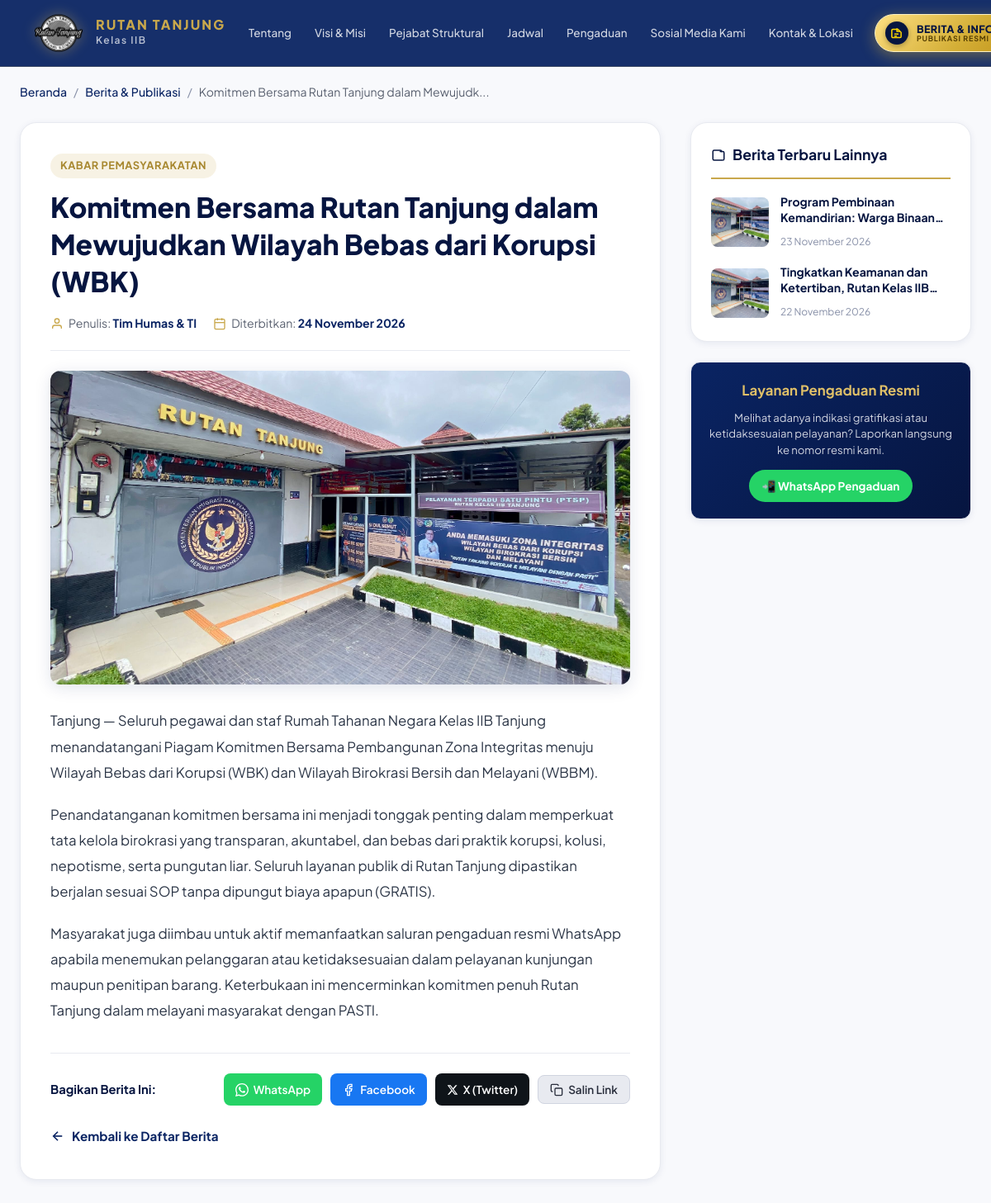
The app's page /detail-berita.php?slug=komitmen-bersama-rutan-tanjung-dalam-mewujudkan-wilayah-bebas-dari-korupsi-wbk with its own data.
### tables this page shows
CREATE TABLE IF NOT EXISTS `berita` (
  `id` INT AUTO_INCREMENT PRIMARY KEY,
  `judul` VARCHAR(255) NOT NULL,
  `slug` VARCHAR(255) NOT NULL,
  `isi` TEXT NOT NULL,
  `gambar` VARCHAR(255) DEFAULT NULL,
  `penulis` VARCHAR(100) NOT NULL,
  `tanggal_dibuat` DATETIME DEFAULT CURRENT_TIMESTAMP
);

### koneksi.php (called while the page is built, shortened)
<?php
if (!function_exists('format_tanggal_indo')) {
    function format_tanggal_indo($datetime) {
        $timestamp = strtotime($datetime);
        $bulan = [
            1 => 'Januari', 'Februari', 'Maret', 'April', 'Mei', 'Juni',
            'Juli', 'Agustus', 'September', 'Oktober', 'November', 'Desember'
        ];
        $tgl = date('d', $timestamp);
        $bln = $bulan[(int)date('m', $timestamp)];
        $thn = date('Y', $timestamp);
        return "$tgl $bln $thn";
    }
}
?>

### detail-berita.php (the view, shortened to what this page needs)
<?php
require_once __DIR__ . '/koneksi.php';
$slug = trim($_GET['slug'] ?? '');
$berita = null;
if (!empty($slug)) {
    $stmt = $conn->prepare("SELECT * FROM berita WHERE slug = ? LIMIT 1");
    $stmt->bind_param("s", $slug);
    $stmt->execute();
    $res = $stmt->get_result();
    if ($res->num_rows > 0) {
        $berita = $res->fetch_assoc();
    }
}
$berita_lainnya = [];
if ($berita) {
    $stmt_lain = $conn->prepare("SELECT id, judul, slug, gambar, tanggal_dibuat, penulis FROM berita WHERE id != ? ORDER BY tanggal_dibuat DESC LIMIT 4");
    $stmt_lain->bind_param("i", $berita['id']);
    $stmt_lain->execute();
    $res_lain = $stmt_lain->get_result();
    while ($r = $res_lain->fetch_assoc()) {
        $berita_lainnya[] = $r;
    }
}
$current_protocol = (!empty($_SERVER['HTTPS']) && $_SERVER['HTTPS'] !== 'off') ? "https://" : "http://";
$current_url = $current_protocol . $_SERVER['HTTP_HOST'] . $_SERVER['REQUEST_URI'];
?>
<!DOCTYPE html>
<html lang="id">
<head>
  <link rel="stylesheet" href="style.css?v=<?= filemtime(__DIR__ . '/style.css') ?>" />
</head>
<body>
  <header class="navbar" id="navbar">
    <div class="container navbar-inner">
      <a href="index.php#hero" class="logo-wrap">
        <div class="logo-emblem">
          <img src="banner/LOGO RUTAN png.png" alt="Logo Rutan Tanjung" width="62" height="62" style="object-fit: contain; display: block;" />
        </div>
        <div class="logo-text">
          <span class="logo-title">RUTAN TANJUNG</span>
          <span class="logo-sub">Kelas IIB</span>
        </div>
      </a>
      <nav class="nav-links" id="navLinks">
        <a href="index.php#tentang" class="nav-link">Tentang</a>
        <a href="index.php#visi-misi" class="nav-link">Visi &amp; Misi</a>
        <a href="index.php#pejabat" class="nav-link">Pejabat Struktural</a>
        <a href="index.php#jadwal" class="nav-link">Jadwal</a>
        <a href="index.php#pengaduan" class="nav-link">Pengaduan</a>
        <a href="index.php#sosmed" class="nav-link">Sosial Media Kami</a>
        <a href="index.php#kontak" class="nav-link">Kontak &amp; Lokasi</a>
        <a href="berita.php" class="btn-nav-berita-cta" title="Buka Halaman Berita &amp; Publikasi">
          <div class="nav-berita-icon-box">
            <svg width="15" height="15" viewBox="0 0 24 24" fill="none" stroke="currentColor" stroke-width="2.4">
              <path d="M19 20H5a2 2 0 0 1-2-2V6a2 2 0 0 1 2-2h10l6 6v8a2 2 0 0 1-2 2z"></path>
              <polyline points="13 2 13 8 19 8"></polyline>
              <line x1="8" y1="13" x2="16" y2="13"></line>
              <line x1="8" y1="17" x2="13" y2="17"></line>
            </svg>
          </div>
          <div class="nav-berita-text-group">
            <span class="nav-berita-label-top">BERITA &amp; INFORMASI</span>
            <span class="nav-berita-label-sub">PUBLIKASI RESMI</span>
          </div>
        </a>
      </nav>
    </div>
  </header>
  <main class="article-page">
    <div class="container">
      <nav class="breadcrumb-nav">
        <a href="index.php">Beranda</a>
        <span class="sep">/</span>
        <a href="index.php#berita">Berita &amp; Publikasi</a>
        <span class="sep">/</span>
        <span><?= $berita ? htmlspecialchars(mb_substr($berita['judul'], 0, 45)) . '...' : 'Tidak Ditemukan' ?></span>
      </nav>
      <?php if ($berita): ?>
        <?php
          $gambar_detail = (!empty($berita['gambar']) && file_exists(__DIR__ . '/uploads/berita/' . $berita['gambar']))
                            ? 'uploads/berita/' . htmlspecialchars($berita['gambar'])
                            : 'gambar atau poster/header rutan.jpg';
        ?>
        <div class="article-layout">
          <article class="article-card-main">
            <span class="article-tag">Kabar Pemasyarakatan</span>
            <h1 class="article-title"><?= htmlspecialchars($berita['judul']) ?></h1>
            <div class="article-meta-bar">
              <div class="meta-item">
                <svg width="16" height="16" viewBox="0 0 24 24" fill="none" stroke="currentColor" stroke-width="2">
                  <path d="M20 21v-2a4 4 0 0 0-4-4H8a4 4 0 0 0-4 4v2"></path>
                  <circle cx="12" cy="7" r="4"></circle>
                </svg>
                <span>Penulis: <strong><?= htmlspecialchars($berita['penulis']) ?></strong></span>
              </div>
              <div class="meta-item">
                <svg width="16" height="16" viewBox="0 0 24 24" fill="none" stroke="currentColor" stroke-width="2">
                  <rect x="3" y="4" width="18" height="18" rx="2" ry="2"></rect>
                  <line x1="16" y1="2" x2="16" y2="6"></line>
                  <line x1="8" y1="2" x2="8" y2="6"></line>
                  <line x1="3" y1="10" x2="21" y2="10"></line>
                </svg>
                <span>Diterbitkan: <strong><?= format_tanggal_indo($berita['tanggal_dibuat']) ?></strong></span>
              </div>
            </div>
            <div class="article-featured-img-wrap">
              <img src="<?= $gambar_detail ?>" alt="<?= htmlspecialchars($berita['judul']) ?>" class="article-featured-img">
            </div>
            <div class="article-content">
              <?php
                function auto_link_text($text) {
                    $text = htmlspecialchars($text, ENT_QUOTES, 'UTF-8');
                    $pattern = '/(https?:\/\/[^\s\,\;\"\'\<\>\(\)\[\]]+)/i';
                    $replacement = '<a href="$1" target="_blank" rel="noopener noreferrer" style="color:var(--primary,#1e3a6e);text-decoration:underline;word-break:break-all;">$1</a>';
                    return preg_replace($pattern, $replacement, $text);
                }
                $paragraphs = explode("\n", str_replace(["\r\n", "\r"], "\n", $berita['isi']));
                foreach ($paragraphs as $para) {
                    $para = trim($para);
                    if (!empty($para)) {
                        echo '<p>' . nl2br(auto_link_text($para)) . '</p>';
                    }
                }
              ?>
            </div>
            <div class="article-share-box">
              <span class="share-label">Bagikan Berita Ini:</span>
              <div class="share-buttons">
                <a href="https://api.whatsapp.com/send?text=<?= urlencode($berita['judul'] . ' - Baca selengkapnya di: ' . $current_url) ?>" target="_blank" rel="noopener" class="btn-share btn-share-wa">
                  WhatsApp
                </a>
                <a href="https://www.facebook.com/sharer/sharer.php?u=<?= urlencode($current_url) ?>" target="_blank" rel="noopener" class="btn-share btn-share-fb">
                  <svg width="16" height="16" viewBox="0 0 24 24" fill="none" stroke="currentColor" stroke-width="2">
                    <path d="M18 2h-3a5 5 0 0 0-5 5v3H7v4h3v8h4v-8h3l1-4h-4V7a1 1 0 0 1 1-1h3z"></path>
                  </svg>
                  Facebook
                </a>
                <a href="https://twitter.com/intent/tweet?text=<?= urlencode($berita['judul'] . ' - Baca selengkapnya di: ' . $current_url) ?>" target="_blank" rel="noopener" class="btn-share btn-share-x" style="background:#0f1419;color:#ffffff;">
                  <svg width="14" height="14" viewBox="0 0 24 24" fill="currentColor">
                    <path d="M18.244 2.25h3.308l-7.227 8.26 8.502 11.24H16.17l-5.214-6.817L4.99 21.75H1.68l7.73-8.835L1.254 2.25H8.08l4.713 6.231zm-1.161 17.52h1.833L7.084 4.126H5.117z"/>
                  </svg>
                  X (Twitter)
                </a>
                <button type="button" class="btn-share btn-share-copy" onclick="copyArticleUrl()">
                  <svg width="16" height="16" viewBox="0 0 24 24" fill="none" stroke="currentColor" stroke-width="2">
                    <rect x="9" y="9" width="13" height="13" rx="2" ry="2"></rect>
                    <path d="M5 15H4a2 2 0 0 1-2-2V4a2 2 0 0 1 2-2h9a2 2 0 0 1 2 2v1"></path>
                  </svg>
                  Salin Link
                </button>
              </div>
            </div>
            <a href="index.php#berita" class="btn-back-home">
              <svg width="18" height="18" viewBox="0 0 24 24" fill="none" stroke="currentColor" stroke-width="2.2">
                <line x1="19" y1="12" x2="5" y2="12"></line>
                <polyline points="12 19 5 12 12 5"></polyline>
              </svg>
              Kembali ke Daftar Berita
            </a>
          </article>
          <aside class="article-sidebar">
            <?php if (!empty($berita_lainnya)): ?>
              <div class="sidebar-widget">
                <h3 class="widget-title">
                  <svg width="18" height="18" viewBox="0 0 24 24" fill="none" stroke="currentColor" stroke-width="2">
                    <path d="M19 20H5a2 2 0 0 1-2-2V6a2 2 0 0 1 2-2h10a2 2 0 0 1 2 2v1"></path>
                    <path d="M19 20a2 2 0 0 0 2-2V8a2 2 0 0 0-2-2h-5"></path>
                  </svg>
                  Berita Terbaru Lainnya
                </h3>
                <div class="recent-news-list">
                  <?php foreach ($berita_lainnya as $bl):
                    $thumb_bl = (!empty($bl['gambar']) && file_exists(__DIR__ . '/uploads/berita/' . $bl['gambar']))
                                ? 'uploads/berita/' . htmlspecialchars($bl['gambar'])
                                : 'gambar atau poster/header rutan.jpg';
                  ?>
                    <a href="detail-berita.php?slug=<?= urlencode($bl['slug']) ?>" class="recent-news-item">
                      <img src="<?= $thumb_bl ?>" alt="<?= htmlspecialchars($bl['judul']) ?>" class="recent-news-thumb">
                      <div class="recent-news-info">
                        <h4 class="recent-news-title"><?= htmlspecialchars($bl['judul']) ?></h4>
                        <span class="recent-news-date"><?= format_tanggal_indo($bl['tanggal_dibuat']) ?></span>
                      </div>
                    </a>
                  <?php endforeach; ?>
                </div>
              </div>
            <?php endif; ?>
            <div class="sidebar-widget cta-card-sidebar">
              <h4>Layanan Pengaduan Resmi</h4>
              <p>Melihat adanya indikasi gratifikasi atau ketidaksesuaian pelayanan? Laporkan langsung ke nomor resmi kami.</p>
              <a href="https://wa.me/6282155353594?text=Halo%20Admin%20Rutan%20Tanjung,%20saya%20ingin%20menyampaikan%20pengaduan" target="_blank" rel="noopener" class="btn-wa-sidebar">
                📲 WhatsApp Pengaduan
              </a>
            </div>
          </aside>
        </div>
      <?php endif; ?>
    </div>
  </main>
</body>
</html>

### style.css (style rules this page uses)
:root { --primary: #0a2463; --primary-light: #1a3a7a; --primary-dark: #061540; --gold: #c9a84c; --gold-light: #e0c068; --gold-dark: #a88830; --white: #ffffff; --off-white: #f8f9fc; --gray-50: #f4f5f9; --gray-100: #e8eaf0; --gray-200: #d0d4e0; --gray-400: #8890a8; --gray-600: #5a6170; --gray-800: #2a2f3d; --danger: #e53e3e; --success: #38a169; --warning: #d69e2e; --font-body: 'Plus Jakarta Sans', sans-serif; --font-display: 'Playfair Display', serif; --shadow-sm: 0 2px 8px rgba(10, 36, 99, 0.08); --shadow-md: 0 4px 20px rgba(10, 36, 99, 0.12); --shadow-lg: 0 8px 40px rgba(10, 36, 99, 0.16); --shadow-xl: 0 20px 60px rgba(10, 36, 99, 0.2); --shadow-gold: 0 4px 20px rgba(201, 168, 76, 0.25); --radius-sm: 8px; --radius-md: 12px; --radius-lg: 20px; --radius-xl: 28px; --transition: 0.3s cubic-bezier(0.4, 0, 0.2, 1); --transition-slow: 0.6s cubic-bezier(0.4, 0, 0.2, 1); }
*, *::before, *::after { box-sizing: border-box; margin: 0; padding: 0; }
html { scroll-behavior: smooth; font-size: 16px; overflow-x: hidden; width: 100%; }
body { font-family: var(--font-body); color: var(--gray-800); background: var(--white); line-height: 1.7; -webkit-font-smoothing: antialiased; overflow-x: hidden; width: 100%; position: relative; }
img { max-width: 100%; height: auto; display: block; }
svg { display: block; }
a { text-decoration: none; color: inherit; }
button { cursor: pointer; font-family: inherit; border: none; background: none; }
.container { max-width: 1200px; width: 100%; margin: 0 auto; padding: 0 24px; }
.navbar { position: fixed; top: 0; left: 0; right: 0; z-index: 1000; background: rgba(10, 36, 99, 0.95); backdrop-filter: blur(20px); -webkit-backdrop-filter: blur(20px); border-bottom: 1px solid rgba(201, 168, 76, 0.2); transition: var(--transition); }
.navbar .container { max-width: 100%; padding: 0 40px; }
.navbar-inner { display: flex; align-items: center; justify-content: space-between; height: 80px; gap: 16px; }
.logo-wrap { display: flex; align-items: center; gap: 14px; flex-shrink: 0; }
.logo-emblem { filter: drop-shadow(0 0 8px rgba(201,168,76,0.4)); transition: var(--transition); }
.logo-text { display: flex; flex-direction: column; }
.logo-title { font-size: 16px; font-weight: 800; color: var(--gold); letter-spacing: 2px; line-height: 1.2; }
.logo-sub { font-size: 12px; color: rgba(255,255,255,0.7); letter-spacing: 1.5px; font-weight: 600; }
.nav-links { display: flex; align-items: center; gap: 4px; }
.nav-link { color: rgba(255,255,255,0.8); font-size: 13.5px; font-weight: 500; padding: 8px 12px; border-radius: var(--radius-sm); transition: var(--transition); white-space: nowrap; }
.btn-nav-berita-cta { display: inline-flex !important; align-items: center; gap: 10px; background: linear-gradient(135deg, #ffe082 0%, #d4af37 50%, #b8860b 100%); color: #061540 !important; font-size: 13px; font-weight: 800; letter-spacing: 0.5px; padding: 8px 18px 8px 12px; border-radius: 50px; margin-left: 10px; text-decoration: none !important; box-shadow: 0 4px 18px rgba(212, 175, 55, 0.45); border: 1.5px solid #fff3c4; position: relative; overflow: hidden; transition: all 0.3s cubic-bezier(0.4, 0, 0.2, 1); white-space: nowrap; flex-shrink: 0; cursor: pointer; }
.btn-nav-berita-cta::before { content: ''; position: absolute; top: 0; left: -80%; width: 50%; height: 100%; background: linear-gradient(120deg, transparent, rgba(255, 255, 255, 0.65), transparent); transform: skewX(-20deg); transition: 0.6s ease; }
.nav-berita-icon-box { width: 28px; height: 28px; background: #061540; color: #ffd700; border-radius: 50%; display: flex; align-items: center; justify-content: center; box-shadow: 0 2px 6px rgba(0, 0, 0, 0.3); flex-shrink: 0; }
.nav-berita-icon-box svg { display: block; }
.nav-berita-text-group { display: flex; flex-direction: column; line-height: 1.15; text-align: left; }
.nav-berita-label-top { font-size: 12.5px; font-weight: 800; color: #061540; letter-spacing: 0.4px; text-transform: uppercase; display: block; }
.nav-berita-label-sub { font-size: 9px; font-weight: 700; color: #553e00; letter-spacing: 0.8px; text-transform: uppercase; display: block; }

### records on screen
berita: judul "Komitmen Bersama Rutan Tanjung dalam Mewujudk", judul "Komitmen Bersama Rutan Tanjung dalam Mewujudkan Wilayah Bebas dari Korupsi (WBK)", penulis "Tim Humas & TI", tanggal_dibuat "24 November 2026", isi "Tanjung — Seluruh pegawai dan staf Rumah Tahanan Negara Kelas IIB Tanjung menandatangani Piagam Komitmen Bersama Pembangunan Zona Integritas menuju Wilayah Bebas dari Korupsi (WBK) dan Wilayah Birokrasi Bersih dan Melayani (WBBM).", isi "Penandatanganan komitmen bersama ini menjadi tonggak penting dalam memperkuat tata kelola birokrasi yang transparan, akuntabel, dan bebas dari praktik korupsi, kolusi, nepotisme, serta pungutan liar. Seluruh layanan publik di Rutan Tanjung dipastikan berjalan sesuai SOP tanpa dipungut biaya apapun (GRATIS).", isi "Masyarakat juga diimbau untuk aktif memanfaatkan saluran pengaduan resmi WhatsApp apabila menemukan pelanggaran atau ketidaksesuaian dalam pelayanan kunjungan maupun penitipan barang. Keterbukaan ini mencerminkan komitmen penuh Rutan Tanjung dalam melayani masyarakat dengan PASTI."
berita: judul "Program Pembinaan Kemandirian: Warga…", tanggal_dibuat "23 November 2026"
berita: judul "Tingkatkan Keamanan dan Ketertiban, Rutan Kelas…", tanggal_dibuat "22 November 2026"
